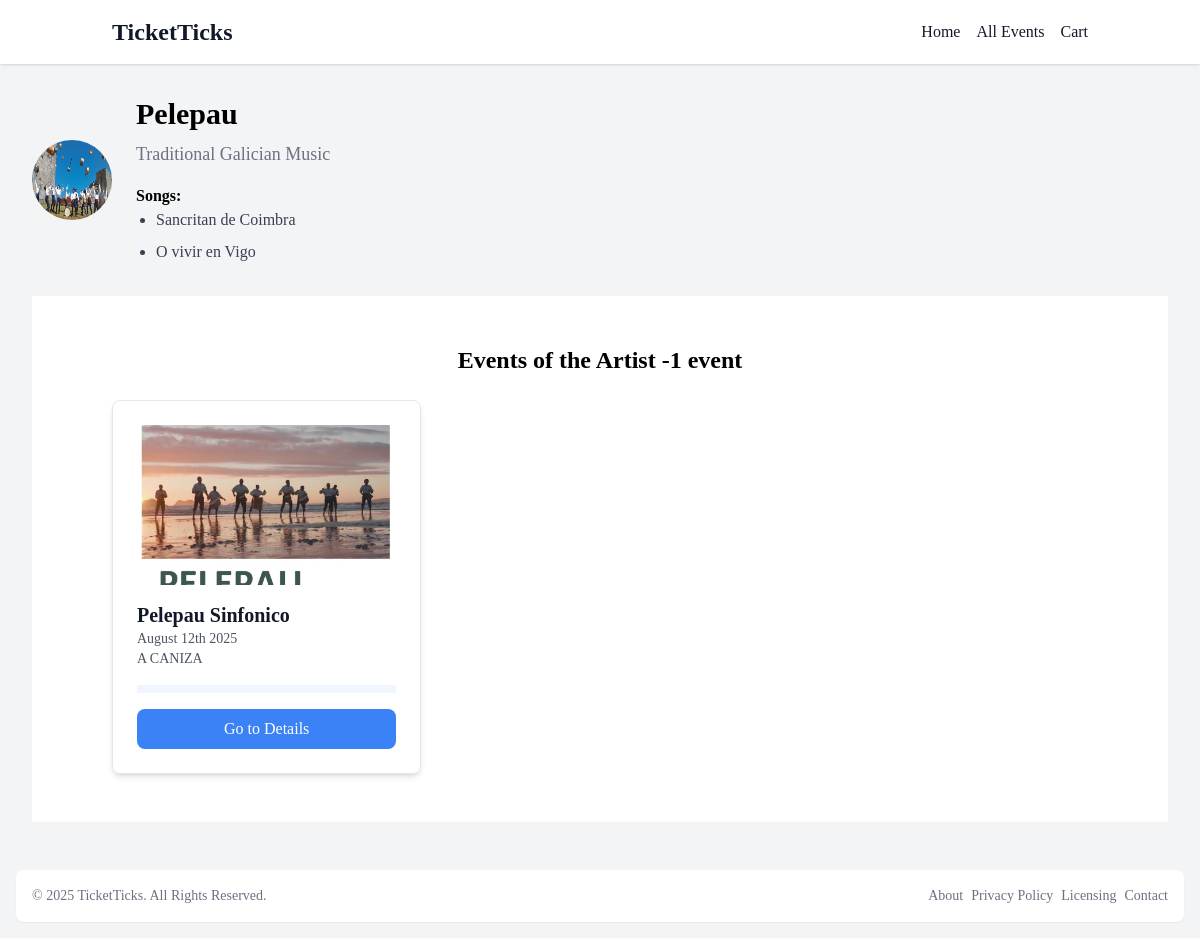
Page /8 on the earlier database version.
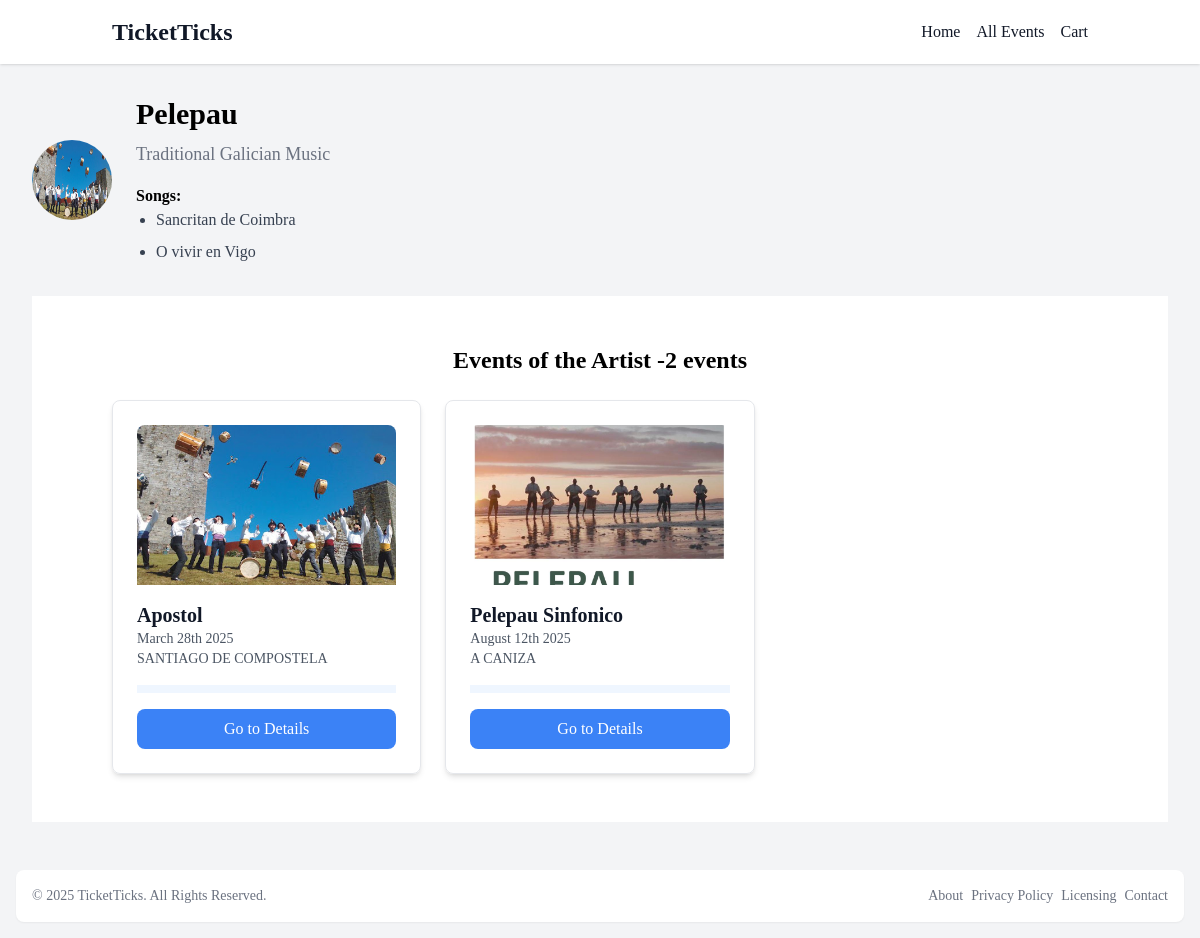
Same page on the later database version.
### events/models.py (models this page shows, shortened)
class Event(models.Model):
    title = models.CharField(max_length=150)
    city = models.CharField(max_length=150)
    date = models.DateField()
    logo = models.ImageField(upload_to='logos',blank=True,null=True)
    artist = models.ForeignKey(Artist, on_delete=models.CASCADE,null=True,related_name='events')
    slug = models.SlugField(unique=True,blank=True)
    description = models.TextField(max_length=250)
    ticket_price = models.FloatField()
    def get_absolute_url(self):
        return reverse("event-detail", args={self.slug})

### events/views.py (the view)
# urls.py: path('<int:pk>',views.ArtistDetailView.as_view(),name='artist-detail'),
class ArtistDetailView(DetailView):
    template_name = 'events/artist_detail.html'
    model = Artist
    context_object_name = 'artist'
    def get_context_data(self, **kwargs):
        context = super().get_context_data(**kwargs)
        artist = context['artist']
        song_list = artist.songs
        songs = song_list.split(', ')
        context['songs'] = songs
        context['events'] = artist.events.all().order_by('date')
        context['events_count'] = artist.events.count()
        return context

### theme/templates/events/artist_detail.html
{%extends 'events/base.html'%} {%block title%}{{artist.name}}{% endblock title%}
{%block content%}
<div class="max-w-7xl mx-auto px-4 sm:px-6 lg:px-8 py-8">
	<div class="flex items-center space-x-6">
		{% if artist.picture %}
		<img
			src="{{ artist.picture.url }}"
			alt="{{ artist.name }} picture"
			class="w-20 h-20 rounded-full"
		/>
		{% endif %}
		<div>
			<h2 class="text-3xl font-semibold">{{ artist.name }}</h2>
			<p class="text-lg text-gray-500 mt-2">{{ artist.genre }}</p>
			<div class="mt-4">
				<h4 class="font-semibold">Songs:</h4>
				<ul class="list-disc pl-5 space-y-2">
					{% for song in songs %}
					<li class="text-gray-700">{{ song }}</li>
					{% endfor %}
				</ul>
			</div>
		</div>
	</div>
	<section class="bg-white py-12 mt-8">
		<h3 class="text-2xl font-semibold text-center">
			Events of the Artist -{{events_count}} {% if events_count == 1%}
			event {% else %} events{%endif%}
		</h3>
		<div
			class="container mx-auto px-6 grid grid-cols-1 md:grid-cols-2 lg:grid-cols-3 gap-6 mt-6"
		>
			{% for event in events %}
			<div
				class="p-6 border border-gray-200 rounded-lg shadow-md transition transform hover:scale-105 hover:shadow-lg"
			>
				{% if event.logo %}
				<img
					src="{{ event.logo.url }}"
					alt="event logo"
					class="w-full h-40 object-cover rounded-t-lg mb-4"
				/>
				{% endif %}
				<h3 class="text-xl font-semibold text-gray-900">
					{{ event.title }}
				</h3>
				<p class="text-gray-600 text-sm">
					{{ event.date|date:'F jS Y' }}
				</p>
				<p class="text-gray-600 text-sm">{{ event.city|upper }}</p>
				<hr class="border-4 border-blue-50 my-4" />
				<a
					href="{{ event.get_absolute_url }}"
					class="block text-center bg-blue-500 text-white py-2 rounded-lg mt-4 hover:bg-blue-700 transition duration-300"
					>Go to Details</a
				>
			</div>
			{% endfor %}
		</div>
	</section>
</div>
{% endblock %}

Differences in the rows shown:
added Event: logo (picture), title "Apostol", date "March 28th 2025", city "SANTIAGO DE COMPOSTELA"
Other differences:
{{ events_count }}: "1" → "2"
text no longer shown: "event"
text now shown: "events"
